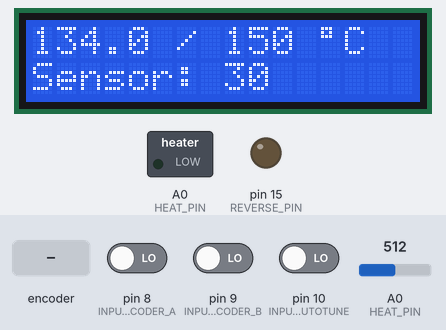
A sketch run on a simulated Arduino Uno, built with avr-gcc and run on an emulated ATmega328P. On the bench: 16×2 character LCD, switched loads named in the sketch (green lamp = pin HIGH), output pins drawn as LEDs (lit = HIGH). The test bench sets the inputs (shaded band); at power-on: pin 10 (INPUTS_AUTOTUNE) LOW, A0 (HEAT_PIN) = 512, pin 8 (INPUTS_ENCODER_A) LOW, pin 9 (INPUTS_ENCODER_B) LOW. EEPROM starts erased.

Above: at 1.3 s.
1.4 s: pin 10 (INPUTS_AUTOTUNE) driven HIGH
At 2.9 s:
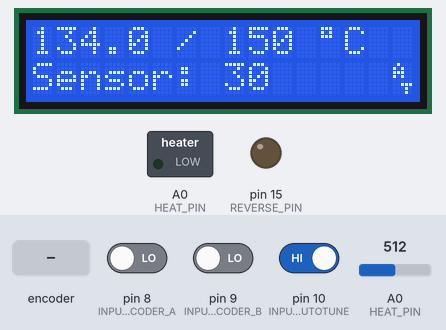
4.4 s: A0 (HEAT_PIN) set to 716
At 5.8 s:
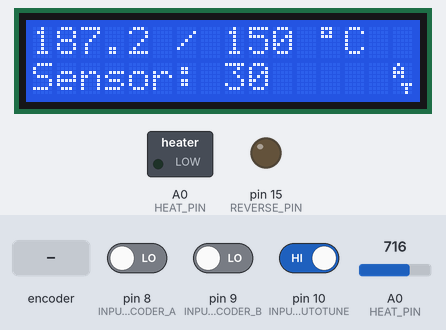
6.6 s: rotary encoder on pin 8 (INPUTS_ENCODER_A) / pin 9 (INPUTS_ENCODER_B) turned 1 step (first pin leading)
At 7.9 s:
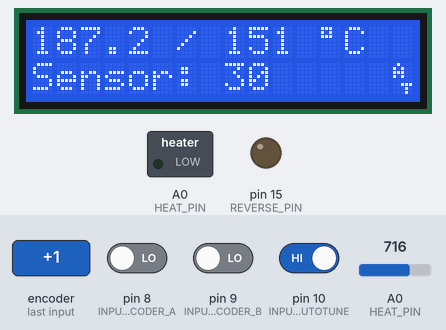
8.3 s: A0 (HEAT_PIN) set to 900
At 9.9 s:
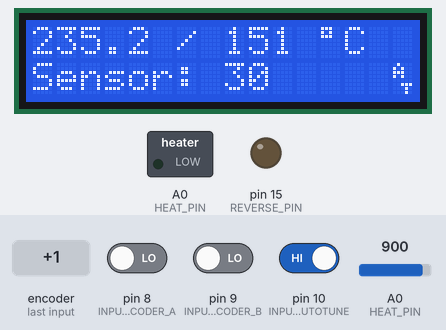
10.6 s: rotary encoder on pin 8 (INPUTS_ENCODER_A) / pin 9 (INPUTS_ENCODER_B) turned 1 step (first pin leading)
At 11.6 s:
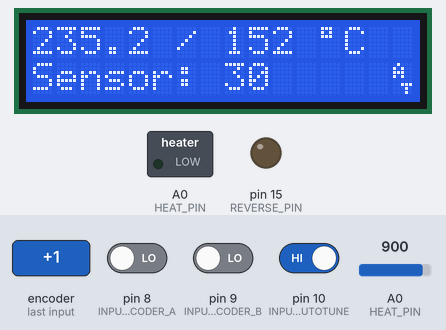
12.3 s: A0 (HEAT_PIN) set to 1023
At 13.9 s:
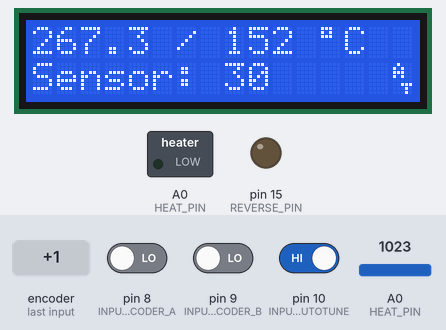
Timing chart, 0 to 15.4 s (numbered marks = the images above; inputs shaded):
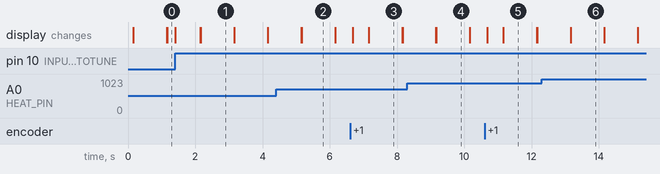

The sketch:

apache-al13p-controller.ino
```cpp
#include "sensor.h"
#include "relays.h"
#include "display.h"
#include "thermostat.h"
#include "settings.h"
#include "inputs.h"
#include "menu.h"

void setup() {
  Sensor::setup();
  Relays::setup();
  Display::setup();
  Inputs::setup();
  Thermostat::setup();

  Settings::read_or_set_default_settings();
  Sensor::update();
}

void loop() {
  Sensor::loop();
  Inputs::loop();
  Thermostat::loop();
  Menu::loop();
}
```

display.cpp
```cpp
#include "display.h"
#include "thermostat.h"
#include "settings.h"
#include "sensor.h"
#include <LiquidCrystal.h>
#include <Arduino.h>

#define DISPLAY_RS 2
#define DISPLAY_E  3
#define DISPLAY_D4 4
#define DISPLAY_D5 5
#define DISPLAY_D6 6
#define DISPLAY_D7 7

namespace Display {
  // TODO: Allow user to switch between C and F.
  LiquidCrystal lcd(
    DISPLAY_RS,
    DISPLAY_E,
    DISPLAY_D4,
    DISPLAY_D5,
    DISPLAY_D6,
    DISPLAY_D7
  );

  byte heat_char[8] = {
    0b01010,
    0b10100,
    0b10100,
    0b01010,
    0b00101,
    0b00101,
    0b01010,
    0b00000
  };

  byte autotune_char[8] = {
    0b01000,
    0b10100,
    0b11100,
    0b10100,
    0b00000,
    0b00111,
    0b00010,
    0b00010
  };

  void setup() {
    lcd.begin(16, 2);
    lcd.createChar(0, heat_char);
    lcd.createChar(1, autotune_char);
  }

  void print_temp() {
    char text[17];

    double temp = (
      Settings::settings.use_celcius ?
      Sensor::temp :
      Sensor::temp * (9 / 5) + 32
    );

    int temp_whole = temp;
    int temp_decimal = (temp - temp_whole) * 10;

    sprintf(
      text,
      "%d.%d / %d \xdf%s",
      temp_whole,
      temp_decimal,
      (int)Settings::settings.desired_temp,
      Settings::settings.use_celcius ? "C" : "F"
    );

    print_row(0, text);
  }

  void print_symbols() {
    if (Thermostat::heat_on) {
      lcd.setCursor(15, 0);
      lcd.write((uint8_t)0);
    }

    if (Thermostat::autotune_running) {
      lcd.setCursor(15, 1);
      lcd.write((uint8_t)1);
    }
  }

  void print_raw() {
    char text[17];

    sprintf(
      text,
      "Sensor: %d",
      Sensor::raw
    );

    print_row(1, text);
  }

  void print_row(int row, char* text) {
    char line[17];

    sprintf(line, "%-16s", text);
    lcd.setCursor(0, row);
    lcd.print(line);
  }
}
```

display.h
```cpp
#ifndef DISPLAY_H
#define DISPLAY_H

namespace Display {
  void setup();
  void print_temp();
  void print_raw();
  void print_row(int, char*);
  void print_symbols();
}

#endif
```

inputs.cpp
```cpp
#include "inputs.h"
#include "settings.h"
#include "menu.h"
#include "thermostat.h"
#include <Arduino.h>

#define INPUTS_ENCODER_A 8
#define INPUTS_ENCODER_B 9
#define INPUTS_AUTOTUNE 10

#define INPUTS_SETTINGS_WRITE_TIMEOUT 3000

namespace Inputs {
  bool encoder_a;
  bool encoder_b;
  bool autotune;

  bool last_encoder_a;
  bool last_encoder_b;
  bool last_autotune;

  bool pending_write = false;
  unsigned long write_millis;

  void setup() {
    pinMode(INPUTS_ENCODER_A, INPUT);
    pinMode(INPUTS_ENCODER_B, INPUT);
    pinMode(INPUTS_AUTOTUNE, INPUT);
  }

  void loop() {
    if (pending_write && millis() >= write_millis) {
      Settings::write_settings();
      pending_write = false;
    }

    encoder_a = digitalRead(INPUTS_ENCODER_A);
    encoder_b = digitalRead(INPUTS_ENCODER_B);
    autotune = digitalRead(INPUTS_AUTOTUNE);

    if (encoder_a && ! last_encoder_b && encoder_b) {
      Settings::settings.desired_temp++;
      Menu::temps();
      queue_write();
    }

    if (encoder_b && ! last_encoder_a && encoder_a) {
      Settings::settings.desired_temp--;
      Menu::temps();
      queue_write();
    }

    if (! last_autotune && autotune) {
      if (Thermostat::autotune_running) {
        Thermostat::cancel_autotune();
      } else {
        Thermostat::start_autotune();
      }
    }

    last_encoder_a = encoder_a;
    last_encoder_b = encoder_b;
    last_autotune = autotune;
  }

  void queue_write() {
    write_millis = millis() + INPUTS_SETTINGS_WRITE_TIMEOUT;
    pending_write = true;
  }
}
```

inputs.h
```cpp
#ifndef INPUTS_H
#define INPUTS_H

namespace Inputs {
  void setup();
  void loop();
  void queue_write();
}

#endif
```

menu.cpp
```cpp
#include "menu.h"
#include "display.h"
#include "sensor.h"
#include "thermostat.h"
#include "settings.h"
#include <Arduino.h>

namespace Menu {
  int last_raw;
  bool last_heat_on;
  bool last_autotune_running;
  double last_desired_temp;

  void temps() {
    Display::print_temp();
    Display::print_raw();
    Display::print_symbols();
  }

  void loop() {
    if (
      Sensor::raw != last_raw ||
      Thermostat::heat_on != last_heat_on ||
      Thermostat::autotune_running != last_autotune_running ||
      Settings::settings.desired_temp != last_desired_temp
    ) {
      temps();

      last_raw = Sensor::raw;
      last_heat_on = Thermostat::heat_on;
      last_autotune_running = Thermostat::autotune_running;
      last_desired_temp = Settings::settings.desired_temp;
    }
  }
}
```

menu.h
```cpp
#ifndef MENU_H
#define MENU_H

namespace Menu {
  void temps();
  void loop();
}

#endif
```

relays.cpp
```cpp
#include "relays.h"
#include <Arduino.h>

#define HEAT_PIN 14
#define REVERSE_PIN 15

namespace Relays {
  void setup() {
    pinMode(HEAT_PIN, OUTPUT);
    pinMode(REVERSE_PIN, OUTPUT);
  }

  void heat(bool on) {
    digitalWrite(HEAT_PIN, on);
  }

  void reverse(bool on) {
    digitalWrite(REVERSE_PIN, on);
  }
}
```

relays.h
```cpp
#ifndef RELAYS_H
#define RELAYS_H

namespace Relays {
  void setup();
  void heat(bool);
  void reverse(bool);
}

#endif
```

sensor.cpp
```cpp
#include "sensor.h"
#include <Arduino.h>

#define SENSOR_PIN A0
#define SENSOR_UPDATE 1000

// Max factory temperature 379F/193C.
// 379F/193C is about 738 w/ 10K resistor from sensor to ground.

namespace Sensor {
  int raw;
  int last_raw = -1;
  double temp;

  unsigned long current_millis;
  unsigned long next_update_millis = 0;

  // TODO: Read/write these values to/from EEPROM.
  // TODO: Allow calibration through menu.
  float cal[2][2] = {{76, 20.4}, {738, 193}};
  float m = (cal[1][1] - cal[0][1]) / (cal[1][0] - cal[0][0]);
  float b = cal[0][1] - m * cal[0][0];

  void setup() {
    pinMode(SENSOR_PIN, INPUT);
  }

  void loop() {
    raw = 30;
    current_millis = millis();

    if (current_millis >= next_update_millis) {
      update();
      next_update_millis = current_millis + SENSOR_UPDATE;
    }
  }

  void update() {
    raw = analogRead(SENSOR_PIN);

    if (raw != last_raw) {
      temp = m * raw + b;
      last_raw = raw;
    }
  }
}
```

sensor.h
```cpp
#ifndef SENSOR_H
#define SENSOR_H

namespace Sensor {
  extern int raw;
  extern double temp;

  void setup();
  void loop();
  void update();
}

#endif
```

thermostat.cpp
```cpp
#include "thermostat.h"
#include "sensor.h"
#include "relays.h"
#include "settings.h"
#include <Arduino.h>
#include <PID_v1.h>
#include <PID_AutoTune_v0.h>

#define PID_OUTPUT_RANGE 100
#define PID_WINDOW_MS 1500
#define PID_LOOKBACK_S 30
#define PID_NOISE_BAND 0.1

#define PID_HEAT_THRESHOLD 70
#define PID_HEAT_DELTA 30

namespace Thermostat {
  bool heat_on = false;

  unsigned long window_end_millis;
  double pid_output;
  double pid_output_sum;
  int pid_output_count;
  double pid_output_average = 0.0;

  bool autotune_running = false;

  PID pid(
    &Sensor::temp,
    &pid_output,
    &Settings::settings.desired_temp,
    Settings::settings.pid_kp,
    Settings::settings.pid_ki,
    Settings::settings.pid_kd,
    DIRECT
  );

  PID_ATune pid_autotune(&Sensor::temp, &pid_output);

  void setup() {
    pid.SetOutputLimits(-PID_OUTPUT_RANGE, PID_OUTPUT_RANGE);

    pid_autotune.SetOutputStep(PID_OUTPUT_RANGE);
    pid_autotune.SetControlType(1);  // PID control type.

    pid.SetMode(AUTOMATIC);

    update_pid_tunings();
    reset_window();
  }

  void loop() {
    if (autotune_running) {
      if (pid_autotune.Runtime()) {
        autotune_running = false;

        Settings::settings.pid_kp = pid_autotune.GetKp();
        Settings::settings.pid_ki = pid_autotune.GetKi();
        Settings::settings.pid_kd = pid_autotune.GetKd();

        update_pid_tunings();
        Settings::write_settings();
      }
    }

    if (! autotune_running) {
      pid.Compute();
    }

    pid_output_sum += pid_output;
    pid_output_count++;

    unsigned long now = millis();
    if (now >= window_end_millis) {
      pid_output_average = pid_output_sum / pid_output_count;

      if (pid_output_average >= PID_HEAT_THRESHOLD) {
        set_heat(true);
      } else if (pid_output_average + PID_HEAT_DELTA <= PID_HEAT_THRESHOLD) {
        set_heat(false);
      }

      reset_window();
    }
  }

  void set_heat(bool new_heat_on) {
    heat_on = new_heat_on;
    Relays::heat(heat_on);
  }

  void update_pid_tunings() {
    pid.SetTunings(
      Settings::settings.pid_kp,
      Settings::settings.pid_ki,
      Settings::settings.pid_kd
    );
  }

  void reset_window() {
    window_end_millis = millis() + PID_WINDOW_MS;
    pid_output_sum = 0.0;
    pid_output_count = 0;
  }

  void start_autotune() {
    pid_autotune.SetLookbackSec(PID_LOOKBACK_S);
    pid_autotune.SetNoiseBand(PID_NOISE_BAND);

    autotune_running = true;
  }

  void cancel_autotune() {
    if (autotune_running) {
      pid_autotune.Cancel();
      autotune_running = false;
    }
  }
}
```

thermostat.h
```cpp
#ifndef THERMOSTAT_H
#define THERMOSTAT_H

namespace Thermostat {
  extern bool heat_on;
  extern bool autotune_running;

  void setup();
  void loop();
  void set_heat(bool);
  void update_pid_tunings();
  void reset_window();
  void start_autotune();
  void cancel_autotune();
}

#endif
```

settings.cpp
```cpp
#include "settings.h"
#include <EEPROM.h>

#define SETTINGS_CHECK "AL13P_v3"

#define SETTINGS_DESIRED_TEMP 150.0
#define SETTINGS_USE_CELCIUS true

#define SETTINGS_PID_KP 1
#define SETTINGS_PID_KI 1
#define SETTINGS_PID_KD 1

namespace Settings {
  settings_struct settings;

  bool settings_checksum_valid() {
    char check_byte;

    for (int i = 0; i < sizeof SETTINGS_CHECK - 1; i++) {
      check_byte = EEPROM.read(i);

      if (check_byte != SETTINGS_CHECK[i]) {
        return false;
      }
    }

    return true;
  }

  void write_checksum() {
    for (int i = 0; i < sizeof SETTINGS_CHECK; i++) {
      EEPROM.write(i, SETTINGS_CHECK[i]);
    }
  }

  void set_default_settings() {
    settings.desired_temp = SETTINGS_DESIRED_TEMP;
    settings.use_celcius = SETTINGS_USE_CELCIUS;

    settings.pid_kp = SETTINGS_PID_KP;
    settings.pid_ki = SETTINGS_PID_KI;
    settings.pid_kd = SETTINGS_PID_KD;
  }

  void read_settings() {
    EEPROM.get(sizeof SETTINGS_CHECK, settings);
  }

  void write_settings() {
    EEPROM.put(sizeof SETTINGS_CHECK, settings);
  }

  void read_or_set_default_settings() {
    if (settings_checksum_valid()) {
      read_settings();
    } else {
      set_default_settings();
      write_settings();
      write_checksum();
    }
  }
}
```

settings.h
```cpp
#ifndef SETTINGS_H
#define SETTINGS_H

namespace Settings {
  struct settings_struct {
    bool use_celcius;
    double desired_temp;

    double pid_kp;
    double pid_ki;
    double pid_kd;
  };

  extern settings_struct settings;

  bool settings_checksum_valid();
  void write_checksum();
  void set_default_settings();
  void read_settings();
  void write_settings();
  void read_or_set_default_settings();
}

#endif
```

Measured:
- after the input at 1.4 s, the display: changes at once (image 1)
- after the input at 4.4 s, the display: first changes after 0.76 s (image 2 shows a later state)
- after the input at 6.6 s, the display: changes after 0.09 s (image 3)
- after the input at 8.3 s, the display: first changes after 0.86 s (image 4 shows a later state)
- after the input at 10.6 s, the display: changes after 0.09 s (image 5)
- after the input at 12.3 s, the display: first changes after 0.86 s (image 6 shows a later state)
- what the display in image 1 shows lasts 1.0 s, from 2.2 s to 3.2 s
